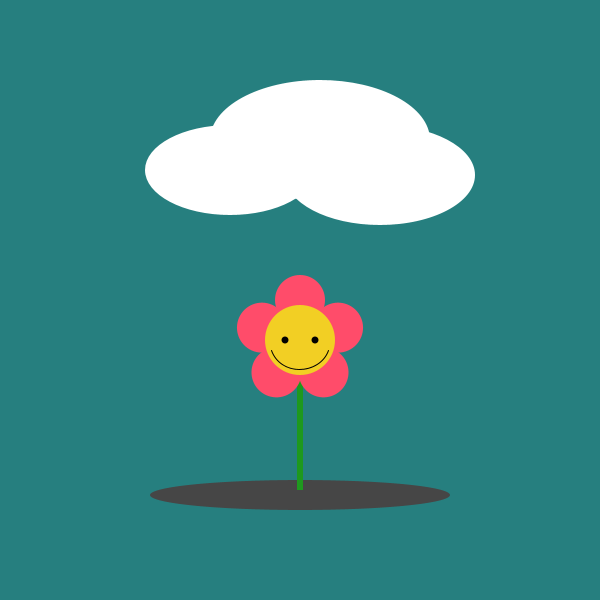
Frame 1 (no input)
Frame 60 (the mouse pressed at the canvas centre just before this capture): identical to frame 1, image omitted
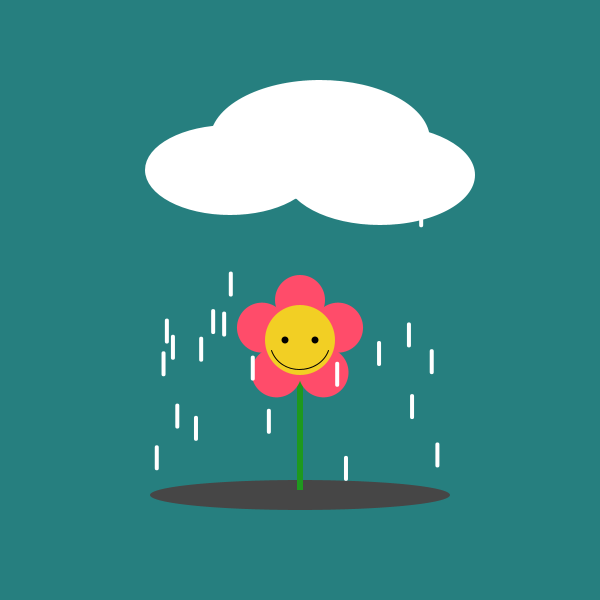
Frame 120 (the mouse held since frame 60 and released just before this capture)

The Processing sketch that drew these frames (run headless with seeded random() and noise(); from frame 60 on, the mouse is pressed at the canvas centre):

// Processing sketch: processing_161207
// ── processing_161207.pde

int rain=40;

float[] rainX = new float [rain];
float[] rainY = new float [rain];

float gravity;
float[] vY = new float[rain];

float rainLength=25;
 
void setup() {
  size(600, 600);
  smooth();
  for (int i=0; i<rain; i++) {
    rainX[i]=random(150, 450);
    rainY[i]=random(-1*height, 0);
  }
 
  gravity=1;
}
 
void draw() {
  colorMode(HSB,360,100,100);
  color bg;
  bg=color(180,70,50);
  background(bg);  
  noStroke();
  
    //shadow
  fill(100);
  ellipse(300,495,300,30);
    //flower
  fill(120,80,60);
  translate(300,340);
  rect(-3,40,6,110);
  fill(350,70,100);
  for (int i=1; i<6; i++){
   
    ellipse(0,-40,50,50);
    rotate(radians(72));
  }
  
  fill(50,85,95);
  ellipse(0,0,70,70);
  
  //eyes
  fill(0);
  ellipse(-15,0,7,7);
  ellipse(15,0,7,7);
  
  //mouth
  noFill();
  stroke(0);
  arc(0,0,60,60,HALF_PI,2.8);
  arc(0,0,60,60,0.34,HALF_PI);

  //rain
  noStroke();
  translate(-300,-340);
  fill(0,0,100);
 
  for (int i=0; i<rain; i++) {
    
    vY[i]=mouseY/20;
    rainY[i] += vY[i];
    vY[i] += gravity;
    rect(rainX[i], rainY[i], 4, rainLength,2);
 
    if (rainY[i]>450) {
      rainY[i]=random(-300, 0);
      gravity=0;
       
    }
  }
  
  //paint other stuffs
  fill(bg);
  rect(0,0,600,200);
  
  //cloud
  fill(0,0,100);
  ellipseMode(CENTER);
  ellipse(320,140,220,120);
  ellipse(230,170,170,90);
  ellipse(380,175,190,100);


  

  
}
